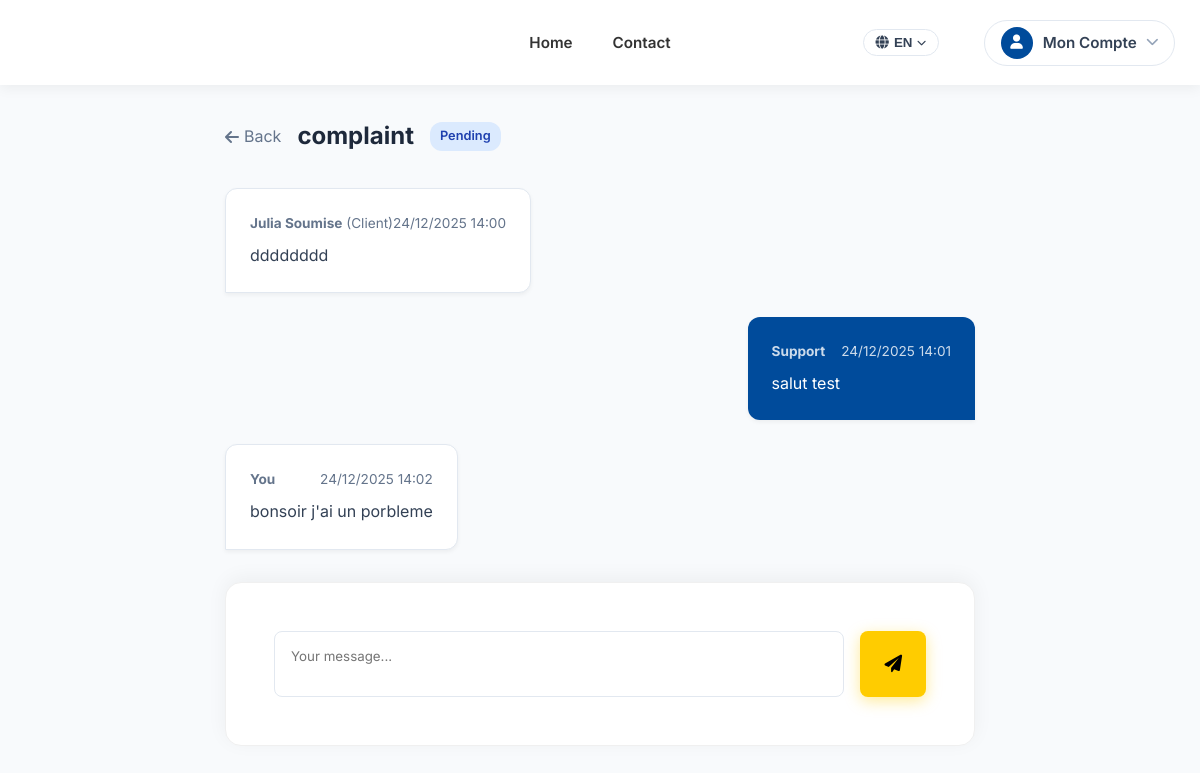
/ticket/5 (signed in), run on the app's committed database.
### app.py (models this page shows)
class ContactMessage(db.Model):
    id = db.Column(db.Integer, primary_key=True)
    user_id = db.Column(db.Integer, db.ForeignKey('user.id'), nullable=True) # Link to user if logged in
    name = db.Column(db.String(100), nullable=False)
    email = db.Column(db.String(120), nullable=False)
    subject = db.Column(db.String(200), nullable=False)
    message = db.Column(db.Text, nullable=False)
    status = db.Column(db.String(20), default='Open') # Open, Closed
    timestamp = db.Column(db.DateTime, default=datetime.utcnow)
    replies = db.relationship('TicketReply', backref='ticket', lazy=True)

class TicketReply(db.Model):
    id = db.Column(db.Integer, primary_key=True)
    ticket_id = db.Column(db.Integer, db.ForeignKey('contact_message.id'), nullable=False)
    sender = db.Column(db.String(20), nullable=False) # 'user' or 'admin'
    message = db.Column(db.Text, nullable=False)
    timestamp = db.Column(db.DateTime, default=datetime.utcnow)

### app.py (the view, shortened to what this page needs)
@app.route('/ticket/<int:id>', methods=['GET', 'POST'])
@login_required
def ticket_detail(id):
    ticket = ContactMessage.query.get_or_404(id)
    if not current_user.is_admin and ticket.user_id != current_user.id:
        return redirect(url_for('home'))
    return render_template('ticket_detail.html', ticket=ticket)

### app.py (called while the page is built)
@app.context_processor
def inject_get_text():
    def get_text(key):
        lang = session.get('lang', 'en')
        return TRANSLATIONS.get(lang, TRANSLATIONS['fr']).get(key, key)
    return dict(get_text=get_text)

@login_manager.user_loader
def load_user(user_id):
    return User.query.get(int(user_id))

### templates/ticket_detail.html
{% extends "base.html" %}
{% block content %}
<div style="background-color: #f8fafc; min-height: 100vh; padding: 2rem 0;">
    <div class="container" style="max-width: 800px;">
        <div style="margin-bottom: 2rem; display: flex; align-items: center; gap: 1rem;">
            <a href="{{ url_for('admin_tickets') if current_user.is_admin else url_for('my_tickets') }}"
                style="color: #64748b; text-decoration: none; display: flex; align-items: center; gap: 5px;">
                <i class="fas fa-arrow-left"></i> {{ get_text('ticket_back') }}
            </a>
            <h2 style="margin: 0; color: #1e293b;">{{ ticket.subject }}</h2>
            <span style="padding: 4px 10px; border-radius: 12px; font-size: 0.8rem; font-weight: 600;
                background: {% if ticket.status == 'Open' %}#dbeafe{% else %}#f1f5f9{% endif %};
                color: {% if ticket.status == 'Open' %}#1e40af{% else %}#64748b{% endif %};">
                {{ get_text('status_pending') if ticket.status == 'Open' else ticket.status }}
            </span>
        </div>
        <div style="display: flex; flex-direction: column; gap: 1.5rem; margin-bottom: 2rem;">
            <div style="align-self: flex-start; max-width: 80%;">
                <div
                    style="background: white; padding: 1.5rem; border-radius: 12px 12px 12px 0; box-shadow: 0 2px 4px rgba(0,0,0,0.05); border: 1px solid #e2e8f0;">
                    <div
                        style="font-size: 0.85rem; color: #64748b; margin-bottom: 0.5rem; display: flex; justify-content: space-between;">
                        <span><strong>{{ ticket.name }}</strong> ({{ get_text('ticket_client') }})</span>
                        <span>{{ ticket.timestamp.strftime('%d/%m/%Y %H:%M') }}</span>
                    </div>
                    <div style="color: #334155; line-height: 1.6;">{{ ticket.message }}</div>
                </div>
            </div>
            {% for reply in ticket.replies %}
            <div
                style="align-self: {% if reply.sender == 'admin' %}flex-end{% else %}flex-start{% endif %}; max-width: 80%;">
                <div style="
                    background: {% if reply.sender == 'admin' %}var(--primary-color){% else %}white{% endif %};
                    color: {% if reply.sender == 'admin' %}white{% else %}#334155{% endif %};
                    padding: 1.5rem;
                    border-radius: {% if reply.sender == 'admin' %}12px 12px 0 12px{% else %}12px 12px 12px 0{% endif %};
                    box-shadow: 0 2px 4px rgba(0,0,0,0.05);
                    border: {% if reply.sender == 'admin' %}none{% else %}1px solid #e2e8f0{% endif %};">
                    <div
                        style="font-size: 0.85rem; color: {% if reply.sender == 'admin' %}rgba(255,255,255,0.8){% else %}#64748b{% endif %}; margin-bottom: 0.5rem; display: flex; justify-content: space-between; gap: 1rem;">
                        <span><strong>{% if reply.sender == 'admin' %}Support{% else %}{{ get_text('ticket_you') }}{%
                                endif %}</strong></span>
                        <span>{{ reply.timestamp.strftime('%d/%m/%Y %H:%M') }}</span>
                    </div>
                    <div style="line-height: 1.6;">{{ reply.message }}</div>
                </div>
            </div>
            {% endfor %}
        </div>
        <div class="card" style="position: sticky; bottom: 20px; box-shadow: 0 -4px 20px rgba(0,0,0,0.05);">
            <form method="POST">
                <div style="display: flex; gap: 1rem;">
                    <textarea name="message" required placeholder="{{ get_text('ticket_reply_ph') }}" rows="2"
                        style="flex: 1; padding: 1rem; border: 1px solid #e2e8f0; border-radius: 8px; font-family: inherit; resize: none;"></textarea>
                    <button type="submit" class="btn-search"
                        style="border: none; cursor: pointer; height: auto; padding: 0 1.5rem; display: flex; align-items: center; justify-content: center;">
                        <i class="fas fa-paper-plane"></i>
                    </button>
                </div>
            </form>
        </div>
    </div>
</div>
{% endblock %}

### static/css/style.css (style rules this page uses)
:root { --primary-color: #004B9B; --primary-light: #0063cc; --primary-dark: #003366; --secondary-color: #FFCC00; --secondary-hover: #e6b800; --text-main: #333333; --text-muted: #666666; --bg-body: #f0f4f8; --bg-card: #ffffff; --bg-section-alt: #e3f2fd; --shadow-soft: 0 4px 20px rgba(0, 75, 155, 0.1); --shadow-hover: 0 15px 35px rgba(0, 75, 155, 0.15); --radius-main: 12px; --font-main: 'Inter', sans-serif; }
* { box-sizing: border-box; margin: 0; padding: 0; }
body { font-family: var(--font-main); background-color: var(--bg-body); color: var(--text-main); line-height: 1.6; display: flex; flex-direction: column; min-height: 100vh; }
.container { max-width: 1400px; margin: 0 auto; padding: 0 25px; }
.btn-search { background: var(--secondary-color); color: #000; font-weight: 700; border: none; padding: 0 40px; border-radius: 8px; cursor: pointer; font-size: 1.1rem; transition: transform 0.2s, background 0.2s, box-shadow 0.2s; box-shadow: 0 4px 15px rgba(255, 204, 0, 0.4); }
a { transition: color 0.2s; }
.card { background: white; padding: 3rem; border-radius: 16px; box-shadow: 0 10px 40px rgba(0, 0, 0, 0.08); margin-top: 2rem; border: 1px solid #f0f0f0; }

### data on the page
ContactMessage: subject "complaint", status "Pending", name "Julia Soumise", timestamp "24/12/2025 14:00", message "dddddddd"
TicketReply: sender "Support", timestamp "24/12/2025 14:01", message "salut test"
TicketReply: get_text "You", timestamp "24/12/2025 14:02", message "bonsoir j'ai un porbleme"

### other printed values
{{ get_text('nav_home') }} "Home"
{{ get_text('nav_contact') }} "Contact"
{{ session.get('lang', 'en')|upper }} "EN"
{{ get_text('ticket_back') }} "Back"
{{ get_text('ticket_client') }} "Client"
